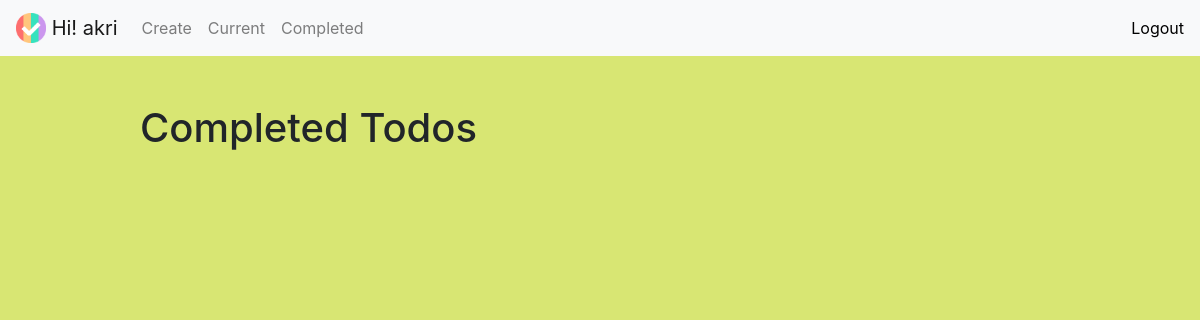
The app's page /completedtodos/ (signed in), older data.
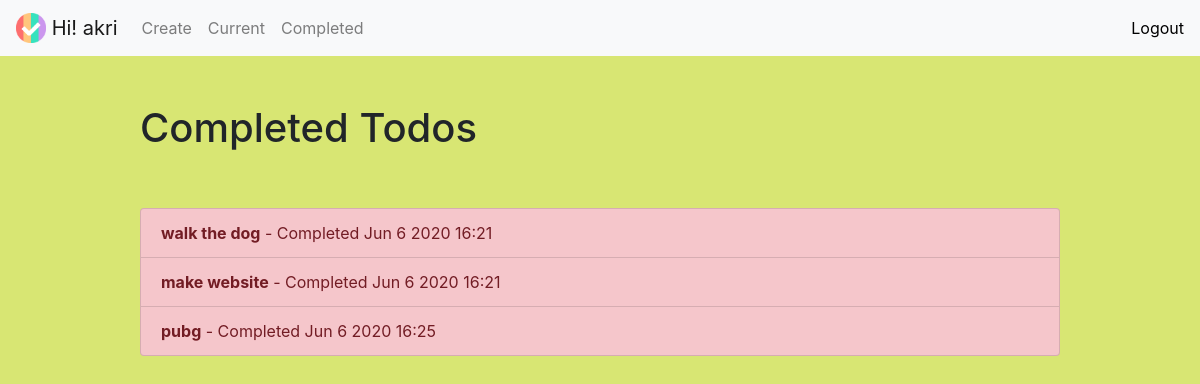
The same page, newer data.
### todo/models.py (models this page shows, shortened)
class todoslist(models.Model):
    title = models.CharField(max_length=100)
    memo = models.TextField(blank = True)
    created = models.DateTimeField(auto_now_add = True)
    datecompleted = models.DateTimeField(null = True ,blank = True)
    important = models.BooleanField(default = False)
    user = models.ForeignKey(User,models.SET_NULL,null=True)

### todo/views.py (the view)
# urls.py: path('completedtodos/',views.completedtodos,name = 'completedtodos'),
@login_required
def completedtodos(request):
    todos = todoslist.objects.filter(user = request.user,datecompleted__isnull = False)
    return render(request,'todo/completedtodos.html',{'todos':todos})

### todo/templates/todo/completedtodos.html
{% extends "todo/base.html" %}
{% block content %}
    <div class="row justify-content-center mt-5">
        <div class="col-md-10">
            <h1>Completed Todos</h1>
        </div>
    </div>
    <div class="row justify-content-center mt-5">
        <div class="col-md-10">
            <div class="list-group">
                {% for todo in todos %}
                    <a href="{% url 'viewtodo' todo.id %}" class="list-group-item list-group-item-action{% if todo.important %} list-group-item-danger{% endif %}"><b>{{ todo.title }}</b> - Completed {{ todo.datecompleted|date:'M j Y H:i' }}</a>
                {% endfor %}
            </div>
        </div>
    </div>
{% endblock %}

Row changes from the older to the newer data that the page shows:
added todoslist: title "walk the dog", datecompleted "Jun 6 2020 16:21"
added todoslist: title "make website", datecompleted "Jun 6 2020 16:21"
added todoslist: title "pubg", datecompleted "Jun 6 2020 16:25"
